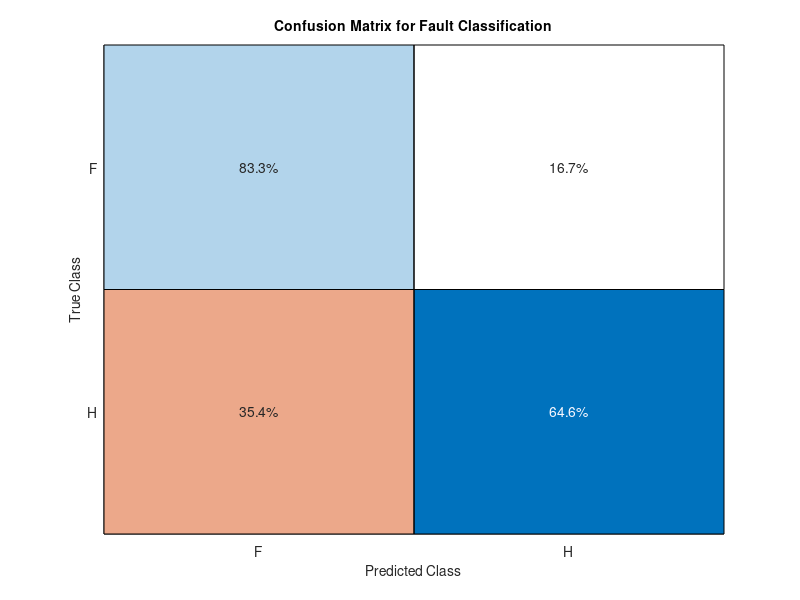

The MATLAB script that drew this image:
B_labels = [repmat({'H'},60,1)];
B_true_labels = [repmat({'H'},60,1)];

for i=1:17
    B_labels(31+i) = {'F'};
end

for i=1:12
    B_true_labels(48+i) = {'F'};
    B_labels(48+i) = {'F'};
end

B_labels(59) = {'H'};
B_labels(60) = {'H'};




figure;
confusionchart(B_true_labels, B_labels, 'Normalization', 'row-normalized');
title('Confusion Matrix for Fault Classification');